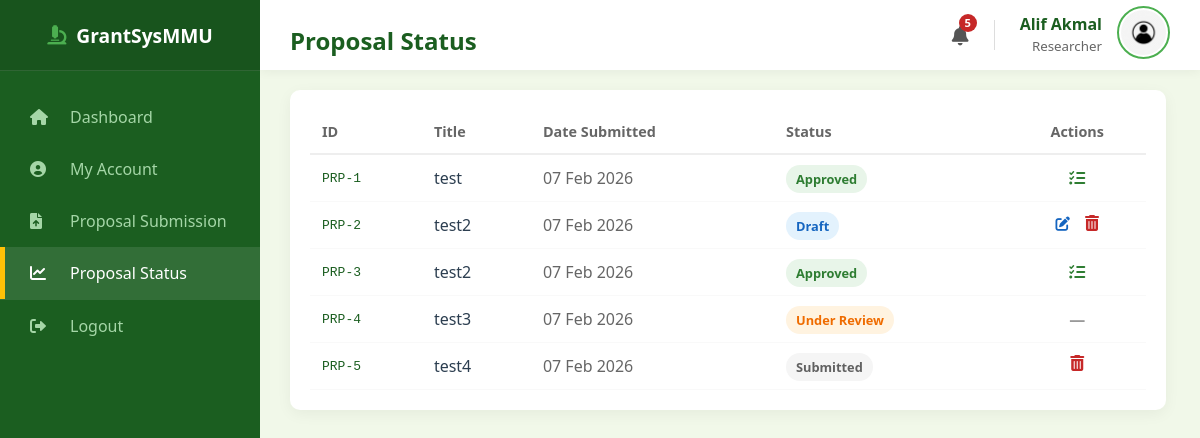
The app's page /researcher/proposal_status (signed in) with its own data.
### models.py (models this page shows, shortened)
class User(db.Model):
    __tablename__ = "user"
    mmu_id = db.Column(db.String(15), primary_key=True)
    name = db.Column(db.String(150), nullable=False)
    email = db.Column(db.String(100), unique=True, nullable=False)
    password = db.Column(db.String(100), nullable=False)
    faculty = db.Column(db.String(100), nullable=False)
    user_role = db.Column(db.String(25), nullable=False)
    profile_image = db.Column(db.String(20), nullable=False, default="default.jpg")
    phone_number = db.Column(db.String(20), nullable=True)
    admin_profile = db.relationship(
        "Admin", backref="user_info", uselist=False, cascade="all, delete-orphan"
    )
    researcher_profile = db.relationship(
        "Researcher", backref="user_info", uselist=False, cascade="all, delete-orphan"
    )
    reviewer_profile = db.relationship(
        "Reviewer", backref="user_info", uselist=False, cascade="all, delete-orphan"
    )
    hod_profile = db.relationship(
        "HOD", backref="user_info", uselist=False, cascade="all, delete-orphan"
    )

class Proposal(db.Model):
    __tablename__ = "proposal"
    proposal_id = db.Column(db.Integer, primary_key=True)
    title = db.Column(db.String(255), nullable=False)
    research_area = db.Column(db.String(100), nullable=False, default="General")
    requested_budget = db.Column(db.Float, nullable=False)
    status = db.Column(db.String(30), nullable=False, default="Draft")
    submission_date = db.Column(db.Date, default=malaysia_now)
    document_file = db.Column(db.String(100), nullable=True)
    review_score = db.Column(db.Integer, nullable=True)
    review_feedback = db.Column(db.Text, nullable=True)
    review_draft = db.Column(db.Text, nullable=True)
    researcher_id = db.Column(
        db.Integer, db.ForeignKey("researcher.researcher_id"), nullable=False
    )
    cycle_id = db.Column(
        db.Integer, db.ForeignKey("grant_cycle.cycle_id"), nullable=False
    )
    assigned_reviewer_id = db.Column(
        db.Integer, db.ForeignKey("reviewer.reviewer_id"), nullable=True
    )
    assigned_hod_id = db.Column(db.Integer, db.ForeignKey("hod.hod_id"), nullable=True)
    reviewer = db.relationship("Reviewer", foreign_keys=[assigned_reviewer_id])
    hod = db.relationship("HOD", foreign_keys=[assigned_hod_id])
    deadlines = db.relationship(
        "Deadline", backref="proposal", cascade="all, delete-orphan"
    )

### routes/researcher_routes.py (the view)
@researcher_bp.route("/researcher/proposal_status")
def researcher_my_proposals():
    if session.get("role") != "Researcher":
        return redirect(url_for("researcher.researcher_login"))
    user = User.query.get(session["user_id"])
    researcher = (
        Researcher.query.filter_by(mmu_id=user.mmu_id)
        .order_by(Researcher.researcher_id.desc())
        .first()
    )
    if not researcher:
        flash("Error: Researcher profile not found.", "error")
        return redirect(url_for("researcher.researcher_dashboard"))
    stats = {
        "my_proposals": Proposal.query.filter_by(
            researcher_id=researcher.researcher_id
        ).count(),
        "active_grants": Grant.query.join(Proposal)
        .filter(Proposal.researcher_id == researcher.researcher_id)
        .count(),
        "pending_reports": 0,
    }
    proposals = (
        Proposal.query.filter_by(researcher_id=researcher.researcher_id)
        .order_by(Proposal.proposal_id)
        .all()
    )
    return render_template(
        "researcher_my_proposals.html", proposals=proposals, user=user, stats=stats
    )

### main.py (called while the page is built)
@app.context_processor
def inject_notifications():
    if "user_id" in session:
        unread = Notification.query.filter_by(recipient_id=session["user_id"], is_read=False).count()
        return dict(unread_notifications=unread)
    return dict(unread_notifications=0)

### templates/researcher_my_proposals.html (shortened to what this page needs)
<!DOCTYPE html>
<html lang="en">
<head>
    <link rel="stylesheet" type="text/css" href="{{ url_for('static', filename='style.css') }}">
    <link rel="stylesheet" href="https://cdnjs.cloudflare.com/ajax/libs/font-awesome/6.0.0/css/all.min.css">
</head>
<body>
    <div class="dashboard-container">
        <div class="sidebar">
            <div class="sidebar-header"><i class="fas fa-microscope"
                    style="margin-right: 10px; color: var(--secondary-color);">
                </i> GrantSysMMU</div>
            <ul class="sidebar-menu">
                <li><a href="{{ url_for('researcher.researcher_dashboard') }}"><i class="fas fa-home"></i>
                        Dashboard</a></li>
                <li><a href="{{ url_for('researcher.researcher_profile') }}"><i class="fas fa-user-circle"></i> My
                        Account</a></li>
                <li><a href="{{ url_for('researcher.researcher_apply_list') }}"><i class="fas fa-file-upload"></i>
                        Proposal
                        Submission</a></li>
                <li class="active"><a href="{{ url_for('researcher.researcher_my_proposals') }}"><i
                            class="fas fa-chart-line"></i> Proposal Status</a></li>
                <li style="margin-top: auto; border-top: 1px solid rgba(255,255,255,0.1);">
                    <a href="{{ url_for('auth.logout') }}"><i class="fas fa-sign-out-alt"></i> Logout</a>
                </li>
            </ul>
        </div>
        <div class="main-content">
            <div class="top-bar">
                <h2>Proposal Status</h2>
                <div style="display: flex; align-items: center; gap: 25px;">
                    <a href="{{ url_for('auth.view_notifications') }}"
                        style="position: relative; color: #555; font-size: 1.2rem; text-decoration: none;">
                        <i class="fas fa-bell"></i>
                        {% if unread_notifications > 0 %}
                        <span
                            style="position: absolute; top: -8px; right: -8px; background: #c62828; color: white; border-radius: 50%; width: 18px; height: 18px; font-size: 0.7rem; display: flex; align-items: center; justify-content: center; font-weight: bold;">
                            {{ unread_notifications }}
                        </span>
                        {% endif %}
                    </a>
                    <div style="display: flex; align-items: center; gap: 15px;">
                        <div style="text-align: right; line-height: 1.3;">
                            <span style="display: block; font-weight: bold; color: #1b5e20;">{{ user.name }}</span>
                            <small style="color: #666;">Researcher</small>
                        </div>
                        <a href="{{ url_for('researcher.researcher_profile') }}">
                            <img src="{{ url_for('static', filename='profile_pics/' + user.profile_image) }}"
                                alt="Profile"
                                style="width: 45px; height: 45px; border-radius: 50%; object-fit: cover; border: 2px solid #4caf50; padding: 2px;">
                        </a>
                    </div>
                </div>
            </div>
            <div class="content-wrapper-prop">
                <div class="card"
                    style="width: 95%; max-width: 1100px; background: white; padding: 20px; border-radius: 10px; box-shadow: 0 4px 15px rgba(0,0,0,0.05);">
                    <table style="width:100%; border-collapse: collapse; text-align: left;">
                        <thead>
                            <tr style="border-bottom: 2px solid #eee; color: #666; font-size: 0.9rem;">
                                <th style="padding: 12px;">ID</th>
                                <th style="padding: 12px;">Title</th>
                                <th style="padding: 12px;">Date Submitted</th>
                                <th style="padding: 12px;">Status</th>
                                <th style="padding: 12px; text-align: center;">Actions</th>
                            </tr>
                        </thead>
                        <tbody>
                            {% for proposal in proposals %}
                            <tr style="border-bottom: 1px solid #f9f9f9; transition: background 0.2s;">
                                <td style="padding: 12px; font-family: monospace; color: #1b5e20;">PRP-{{
                                    proposal.proposal_id }}</td>
                                <td style="padding: 12px; font-weight: 500;">{{ proposal.title }}</td>
                                <td style="padding: 12px; color: #666;">{{ proposal.submission_date.strftime('%d %b %Y')
                                    }}</td>
                                <td style="padding: 12px;">
                                    <span class="status-badge" style="
                                    padding: 5px 10px;
                                    border-radius: 20px;
                                    font-size: 0.8rem;
                                    font-weight: bold;
                                    {% if proposal.status == 'Approved' %} background: #e8f5e9; color: #2e7d32;
                                    {% elif proposal.status == 'Rejected' %} background: #ffebee; color: #c62828;
                                    {% elif proposal.status == 'Under Review' %} background: #fff3e0; color: #ef6c00;
                                    {% elif proposal.status == 'Draft' %} background: #e3f2fd; color: #1565c0;
                                    {% else %} background: #f5f5f5; color: #616161; {% endif %}
                                ">
                                        {{ proposal.status }}
                                    </span>
                                </td>
                                <td
                                    style="padding: 12px; display: flex; justify-content: center; align-items: center; gap: 15px;">
                                    {% if proposal.status == 'Approved' %}
                                    <a href="{{ url_for('researcher.researcher_update_progress', proposal_id=proposal.proposal_id) }}"
                                        style="color: #2e7d32; text-decoration: none;" title="Progress Reports">
                                        <i class="fas fa-tasks"></i>
                                    </a>
                                    {% elif proposal.status == 'Submitted' %}
                                    <form
                                        action="{{ url_for('researcher.researcher_withdraw_proposal', proposal_id=proposal.proposal_id) }}"
                                        method="POST" style="display: flex; align-items: center;"
                                        onsubmit="return confirm('Are you sure you want to withdraw this proposal?');">
                                        <button type="submit"
                                            style="background: none; border: none; color: #c62828; cursor: pointer; padding: 0; font-size: 1rem;">
                                            <i class="fas fa-trash-alt"></i>
                                        </button>
                                    </form>
                                    {% elif proposal.status == 'Draft' %}
                                    <a href="{{ url_for('researcher.researcher_submit_form', cycle_id=proposal.cycle_id, proposal_id=proposal.proposal_id) }}"
                                        style="color: #1565c0; text-decoration: none; font-size: 0.9rem; font-weight: bold;"
                                        title="Resume Draft">
                                        <i class="fas fa-edit"></i>
                                    </a>
                                    <form
                                        action="{{ url_for('researcher.researcher_withdraw_proposal', proposal_id=proposal.proposal_id) }}"
                                        method="POST" style="display: flex; align-items: center;"
                                        onsubmit="return confirm('Are you sure you want to withdraw this proposal?');">
                                        <button type="submit"
                                            style="background: none; border: none; color: #c62828; cursor: pointer; padding: 0; font-size: 1rem;">
                                            <i class="fas fa-trash-alt"></i>
                                        </button>
                                    </form>
                                    {% else %}
                                    <span style="color: #999; font-weight: bolder;">—</span>
                                    {% endif %}
                                </td>
                            </tr>
                            {% endfor %}
                        </tbody>
                    </table>
                </div>
            </div>
        </div>
</body>

### static/style.css (style rules this page uses)
:root { --primary-color: #1b5e20; --secondary-color: #4caf50; --accent-color: #ffc107; --bg-light: #f1f8e9; --white: #ffffff; --text-dark: #2c3e50; --text-muted: #607d8b; --sidebar-width: 260px; --shadow: 0 4px 6px rgba(0, 0, 0, 0.1); }
body { font-family: 'Segoe UI', 'Roboto', Helvetica, Arial, sans-serif; margin: 0; padding: 0; background-color: var(--bg-light); color: var(--text-dark); }
.dashboard-container { display: flex; min-height: 100vh; }
.sidebar { width: var(--sidebar-width); background-color: var(--primary-color); color: white; display: flex; flex-direction: column; position: fixed; height: 100%; z-index: 100; }
.sidebar-header { height: 70px; display: flex; align-items: center; justify-content: center; background-color: rgba(0, 0, 0, 0.1); font-size: 1.2rem; font-weight: bold; border-bottom: 1px solid rgba(255, 255, 255, 0.1); }
.sidebar-menu { list-style: none; padding: 0; margin: 20px 0; }
.sidebar-menu li a { display: flex; align-items: center; padding: 15px 25px; color: #a5d6a7; text-decoration: none; transition: 0.3s; border-left: 5px solid transparent; }
.sidebar-menu li a:hover, .sidebar-menu li.active a { background-color: rgba(255, 255, 255, 0.1); color: white; border-left-color: var(--accent-color); }
.sidebar-menu li a i { width: 30px; margin-right: 10px; }
.main-content { margin-left: var(--sidebar-width); width: calc(100% - var(--sidebar-width)); background-color: var(--bg-light); display: flex; flex-direction: column; min-height: 100vh; }
.top-bar { width: 100%; height: 70px; background: white; display: flex; align-items: center; justify-content: space-between; padding: 0 30px; box-shadow: 0 2px 10px rgba(0, 0, 0, 0.05); box-sizing: border-box; position: sticky; top: 0; z-index: 50; }
body { margin: 0; }
.dashboard-container { display: flex; min-height: 100vh; width: 100%; }
.sidebar { width: 260px; flex-shrink: 0; }
.main-content { flex: 1; display: flex; flex-direction: column; width: 100%; }
.content-wrapper-prop { width: 100%; padding: 20px 30px; box-sizing: border-box; }
h2 { margin-bottom: 0.5rem; color: var(--primary-color); }

### records on screen
User: name "Alif Akmal", profile_image (placeholder picture)
Proposal: proposal_id "1", title "test", submission_date "07 Feb 2026", status "Approved"
Proposal: proposal_id "2", title "test2", submission_date "07 Feb 2026", status "Draft"
Proposal: proposal_id "3", title "test2", submission_date "07 Feb 2026", status "Approved"
Proposal: proposal_id "4", title "test3", submission_date "07 Feb 2026", status "Under Review"
Proposal: proposal_id "5", title "test4", submission_date "07 Feb 2026", status "Submitted"

### other values on screen
{{ unread_notifications }} "5"
